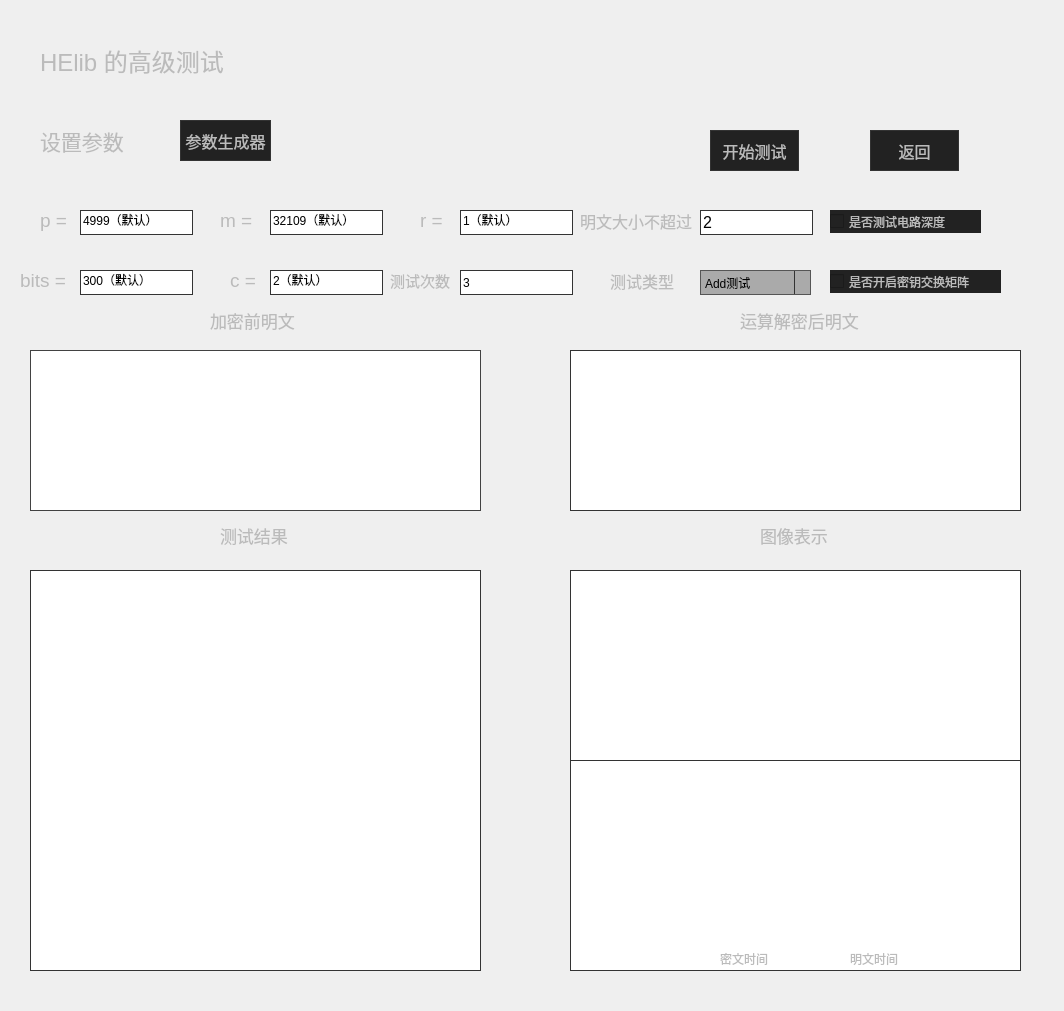
<?xml version="1.0" encoding="UTF-8"?>
<ui version="4.0">
 <class>AdvancedTestHElib</class>
 <widget class="QWidget" name="AdvancedTestHElib">
  <property name="geometry">
   <rect>
    <x>0</x>
    <y>0</y>
    <width>1064</width>
    <height>1011</height>
   </rect>
  </property>
  <property name="windowTitle">
   <string>HElib 的高级测试</string>
  </property>
  <property name="styleSheet">
   <string notr="true">QStackedWidget,  QLabel,QPushButton, QRadioButton, QCheckBox, 
QGroupBox, QStatusBar, QToolButton, QComboBox, QDialog {
    background-color: #222222;
    color: #BBBBBB;
    font-family: &quot;Segoe UI&quot;;
}
QLabel {
    border: none;
    padding: 0;
    background: none;
}

QPushButton {
    border: 1px solid #333333;
    padding: 4px;
    min-width: 65px;
    min-height: 12px;
}

QPushButton:hover {
    background-color: #333333;
    border-color: #444444;
}

QPushButton:pressed {
    background-color: #111111;
    border-color: #333333;
    color: yellow;
}

QPushButton:disabled {
    color: #333333;
}

QComboBox {
    background-color: #AAA;
    border: 1px solid #555;
    color: black;
}

QComboBox::drop-down {
    subcontrol-origin: padding;
    subcontrol-position: top right;
    border-left: 1px solid #333333;
}
QAbstractScrollArea, QLineEdit, QTextEdit, QAbstractSpinBox, QComboBox {
    border-color: #333333;
    border: 1px solid #333333;

}</string>
  </property>
  <widget class="QLabel" name="label">
   <property name="geometry">
    <rect>
     <x>40</x>
     <y>20</y>
     <width>241</width>
     <height>81</height>
    </rect>
   </property>
   <property name="font">
    <font>
     <family>Segoe UI</family>
     <pointsize>18</pointsize>
    </font>
   </property>
   <property name="mouseTracking">
    <bool>false</bool>
   </property>
   <property name="styleSheet">
    <string notr="true">QLabel {
    border: none;
    padding: 0;
    background: none;
}</string>
   </property>
   <property name="text">
    <string>HElib 的高级测试</string>
   </property>
  </widget>
  <widget class="QLabel" name="label_2">
   <property name="geometry">
    <rect>
     <x>40</x>
     <y>120</y>
     <width>91</width>
     <height>41</height>
    </rect>
   </property>
   <property name="font">
    <font>
     <family>Segoe UI</family>
     <pointsize>16</pointsize>
    </font>
   </property>
   <property name="styleSheet">
    <string notr="true">QLabel {
    border: none;
    padding: 0;
    background: none;
}</string>
   </property>
   <property name="text">
    <string>设置参数</string>
   </property>
  </widget>
  <widget class="QPushButton" name="pushButton">
   <property name="geometry">
    <rect>
     <x>180</x>
     <y>120</y>
     <width>91</width>
     <height>41</height>
    </rect>
   </property>
   <property name="font">
    <font>
     <family>Segoe UI</family>
     <pointsize>12</pointsize>
    </font>
   </property>
   <property name="text">
    <string>参数生成器</string>
   </property>
  </widget>
  <widget class="QLabel" name="label_4">
   <property name="geometry">
    <rect>
     <x>40</x>
     <y>200</y>
     <width>41</width>
     <height>41</height>
    </rect>
   </property>
   <property name="font">
    <font>
     <family>Segoe UI</family>
     <pointsize>14</pointsize>
    </font>
   </property>
   <property name="styleSheet">
    <string notr="true">QLabel {
    border: none;
    padding: 0;
    background: none;
}</string>
   </property>
   <property name="text">
    <string>p =</string>
   </property>
  </widget>
  <widget class="QLineEdit" name="pri">
   <property name="geometry">
    <rect>
     <x>80</x>
     <y>210</y>
     <width>113</width>
     <height>25</height>
    </rect>
   </property>
   <property name="text">
    <string>4999（默认）</string>
   </property>
  </widget>
  <widget class="QLineEdit" name="SetM">
   <property name="geometry">
    <rect>
     <x>270</x>
     <y>210</y>
     <width>113</width>
     <height>25</height>
    </rect>
   </property>
   <property name="text">
    <string>32109（默认）</string>
   </property>
  </widget>
  <widget class="QLabel" name="label_5">
   <property name="geometry">
    <rect>
     <x>220</x>
     <y>200</y>
     <width>41</width>
     <height>41</height>
    </rect>
   </property>
   <property name="font">
    <font>
     <family>Segoe UI</family>
     <pointsize>14</pointsize>
    </font>
   </property>
   <property name="styleSheet">
    <string notr="true">QLabel {
    border: none;
    padding: 0;
    background: none;
}</string>
   </property>
   <property name="text">
    <string>m =</string>
   </property>
  </widget>
  <widget class="QLineEdit" name="SetR">
   <property name="geometry">
    <rect>
     <x>460</x>
     <y>210</y>
     <width>113</width>
     <height>25</height>
    </rect>
   </property>
   <property name="text">
    <string>1（默认）</string>
   </property>
  </widget>
  <widget class="QLabel" name="label_6">
   <property name="geometry">
    <rect>
     <x>420</x>
     <y>200</y>
     <width>41</width>
     <height>41</height>
    </rect>
   </property>
   <property name="font">
    <font>
     <family>Segoe UI</family>
     <pointsize>14</pointsize>
    </font>
   </property>
   <property name="styleSheet">
    <string notr="true">QLabel {
    border: none;
    padding: 0;
    background: none;
}</string>
   </property>
   <property name="text">
    <string>r =</string>
   </property>
  </widget>
  <widget class="QLineEdit" name="SetBits">
   <property name="geometry">
    <rect>
     <x>80</x>
     <y>270</y>
     <width>113</width>
     <height>25</height>
    </rect>
   </property>
   <property name="text">
    <string>300（默认）</string>
   </property>
  </widget>
  <widget class="QLabel" name="label_7">
   <property name="geometry">
    <rect>
     <x>20</x>
     <y>260</y>
     <width>51</width>
     <height>41</height>
    </rect>
   </property>
   <property name="font">
    <font>
     <family>Segoe UI</family>
     <pointsize>14</pointsize>
    </font>
   </property>
   <property name="styleSheet">
    <string notr="true">QLabel {
    border: none;
    padding: 0;
    background: none;
}</string>
   </property>
   <property name="text">
    <string>bits =</string>
   </property>
  </widget>
  <widget class="QLineEdit" name="SetC">
   <property name="geometry">
    <rect>
     <x>270</x>
     <y>270</y>
     <width>113</width>
     <height>25</height>
    </rect>
   </property>
   <property name="text">
    <string>2（默认）</string>
   </property>
  </widget>
  <widget class="QLabel" name="label_8">
   <property name="geometry">
    <rect>
     <x>230</x>
     <y>260</y>
     <width>41</width>
     <height>41</height>
    </rect>
   </property>
   <property name="font">
    <font>
     <family>Segoe UI</family>
     <pointsize>14</pointsize>
    </font>
   </property>
   <property name="styleSheet">
    <string notr="true">QLabel {
    border: none;
    padding: 0;
    background: none;
}</string>
   </property>
   <property name="text">
    <string>c =</string>
   </property>
  </widget>
  <widget class="QLineEdit" name="test_number">
   <property name="geometry">
    <rect>
     <x>460</x>
     <y>270</y>
     <width>113</width>
     <height>25</height>
    </rect>
   </property>
   <property name="text">
    <string>3</string>
   </property>
  </widget>
  <widget class="QLabel" name="label_9">
   <property name="geometry">
    <rect>
     <x>390</x>
     <y>260</y>
     <width>61</width>
     <height>41</height>
    </rect>
   </property>
   <property name="font">
    <font>
     <family>Segoe UI</family>
     <pointsize>11</pointsize>
    </font>
   </property>
   <property name="styleSheet">
    <string notr="true">QLabel {
    border: none;
    padding: 0;
    background: none;
}</string>
   </property>
   <property name="text">
    <string>测试次数</string>
   </property>
  </widget>
  <widget class="QLineEdit" name="plain_size">
   <property name="geometry">
    <rect>
     <x>700</x>
     <y>210</y>
     <width>113</width>
     <height>25</height>
    </rect>
   </property>
   <property name="font">
    <font>
     <pointsize>12</pointsize>
    </font>
   </property>
   <property name="styleSheet">
    <string notr="true">QAbstractScrollArea, QLineEdit, QTextEdit, QAbstractSpinBox, QComboBox {
    border-color: #333333;
    border: 1px solid #333333;

}</string>
   </property>
   <property name="text">
    <string>2</string>
   </property>
  </widget>
  <widget class="QLabel" name="label_10">
   <property name="geometry">
    <rect>
     <x>580</x>
     <y>200</y>
     <width>121</width>
     <height>41</height>
    </rect>
   </property>
   <property name="font">
    <font>
     <family>Segoe UI</family>
     <pointsize>12</pointsize>
    </font>
   </property>
   <property name="styleSheet">
    <string notr="true">QLabel {
    border: none;
    padding: 0;
    background: none;
}</string>
   </property>
   <property name="text">
    <string>明文大小不超过</string>
   </property>
  </widget>
  <widget class="QLabel" name="label_11">
   <property name="geometry">
    <rect>
     <x>610</x>
     <y>260</y>
     <width>71</width>
     <height>41</height>
    </rect>
   </property>
   <property name="font">
    <font>
     <family>Segoe UI</family>
     <pointsize>12</pointsize>
    </font>
   </property>
   <property name="styleSheet">
    <string notr="true">QLabel {
    border: none;
    padding: 0;
    background: none;
}</string>
   </property>
   <property name="text">
    <string>测试类型</string>
   </property>
  </widget>
  <widget class="QComboBox" name="TestType">
   <property name="geometry">
    <rect>
     <x>700</x>
     <y>270</y>
     <width>111</width>
     <height>25</height>
    </rect>
   </property>
   <property name="styleSheet">
    <string notr="true">QComboBox {
    background-color: #AAA;
    border: 1px solid #555;
    color: black;
}

QComboBox::drop-down {
    subcontrol-origin: padding;
    subcontrol-position: top right;
    border-left: 1px solid #333333;
}</string>
   </property>
   <item>
    <property name="text">
     <string>Add测试</string>
    </property>
   </item>
   <item>
    <property name="text">
     <string>Add Plain测试</string>
    </property>
   </item>
   <item>
    <property name="text">
     <string>Mult测试</string>
    </property>
   </item>
   <item>
    <property name="text">
     <string>Mult Plain测试</string>
    </property>
   </item>
   <item>
    <property name="text">
     <string>Square测试</string>
    </property>
   </item>
   <item>
    <property name="text">
     <string>Negation测试</string>
    </property>
   </item>
   <item>
    <property name="text">
     <string>Sub测试</string>
    </property>
   </item>
   <item>
    <property name="text">
     <string>Xor测试</string>
    </property>
   </item>
   <item>
    <property name="text">
     <string>nXor测试</string>
    </property>
   </item>
   <item>
    <property name="text">
     <string>Rotate Random测试</string>
    </property>
   </item>
   <item>
    <property name="text">
     <string>Encryption测试</string>
    </property>
   </item>
   <item>
    <property name="text">
     <string>Decryption测试</string>
    </property>
   </item>
  </widget>
  <widget class="QtCharts::QChartView" name="graphicsView_2">
   <property name="geometry">
    <rect>
     <x>570</x>
     <y>760</y>
     <width>451</width>
     <height>211</height>
    </rect>
   </property>
   <property name="styleSheet">
    <string notr="true">QAbstractScrollArea, QLineEdit, QTextEdit, QAbstractSpinBox, QComboBox {
    border-color: #333333;
    border: 1px solid #333333;

}</string>
   </property>
  </widget>
  <widget class="QLabel" name="label_12">
   <property name="geometry">
    <rect>
     <x>740</x>
     <y>300</y>
     <width>121</width>
     <height>41</height>
    </rect>
   </property>
   <property name="font">
    <font>
     <family>Segoe UI</family>
     <pointsize>13</pointsize>
    </font>
   </property>
   <property name="styleSheet">
    <string notr="true">QLabel {
    border: none;
    padding: 0;
    background: none;
}</string>
   </property>
   <property name="text">
    <string>运算解密后明文</string>
   </property>
  </widget>
  <widget class="QLabel" name="label_13">
   <property name="geometry">
    <rect>
     <x>220</x>
     <y>520</y>
     <width>71</width>
     <height>31</height>
    </rect>
   </property>
   <property name="font">
    <font>
     <family>Segoe UI</family>
     <pointsize>13</pointsize>
    </font>
   </property>
   <property name="styleSheet">
    <string notr="true">QLabel {
    border: none;
    padding: 0;
    background: none;
}</string>
   </property>
   <property name="text">
    <string>测试结果</string>
   </property>
  </widget>
  <widget class="QLabel" name="label_14">
   <property name="geometry">
    <rect>
     <x>760</x>
     <y>520</y>
     <width>71</width>
     <height>31</height>
    </rect>
   </property>
   <property name="font">
    <font>
     <family>Segoe UI</family>
     <pointsize>13</pointsize>
    </font>
   </property>
   <property name="styleSheet">
    <string notr="true">QLabel {
    border: none;
    padding: 0;
    background: none;
}</string>
   </property>
   <property name="text">
    <string>图像表示</string>
   </property>
  </widget>
  <widget class="QLabel" name="label_15">
   <property name="geometry">
    <rect>
     <x>210</x>
     <y>300</y>
     <width>91</width>
     <height>41</height>
    </rect>
   </property>
   <property name="font">
    <font>
     <family>Segoe UI</family>
     <pointsize>13</pointsize>
    </font>
   </property>
   <property name="styleSheet">
    <string notr="true">QLabel {
    border: none;
    padding: 0;
    background: none;
}</string>
   </property>
   <property name="text">
    <string>加密前明文</string>
   </property>
  </widget>
  <widget class="QTextEdit" name="plain">
   <property name="geometry">
    <rect>
     <x>30</x>
     <y>350</y>
     <width>451</width>
     <height>161</height>
    </rect>
   </property>
   <property name="styleSheet">
    <string notr="true">QAbstractScrollArea, QLineEdit, QTextEdit, QAbstractSpinBox, QComboBox {
    border-color: #424242;
    border: 1px solid #424242;

}</string>
   </property>
  </widget>
  <widget class="QtCharts::QChartView" name="graphicsView">
   <property name="geometry">
    <rect>
     <x>570</x>
     <y>570</y>
     <width>451</width>
     <height>191</height>
    </rect>
   </property>
   <property name="styleSheet">
    <string notr="true">QAbstractScrollArea, QLineEdit, QTextEdit, QAbstractSpinBox, QComboBox {
    border-color: #333333;
    border: 1px solid #333333;

}</string>
   </property>
  </widget>
  <widget class="QTextEdit" name="result">
   <property name="geometry">
    <rect>
     <x>30</x>
     <y>570</y>
     <width>451</width>
     <height>401</height>
    </rect>
   </property>
   <property name="styleSheet">
    <string notr="true">QAbstractScrollArea, QLineEdit, QTextEdit, QAbstractSpinBox, QComboBox {
    border-color: #333333;
    border: 1px solid #333333;

}</string>
   </property>
  </widget>
  <widget class="QTextEdit" name="plain_end">
   <property name="geometry">
    <rect>
     <x>570</x>
     <y>350</y>
     <width>451</width>
     <height>161</height>
    </rect>
   </property>
   <property name="styleSheet">
    <string notr="true">QAbstractScrollArea, QLineEdit, QTextEdit, QAbstractSpinBox, QComboBox {
    border-color: #333333;
    border: 1px solid #333333;

}</string>
   </property>
  </widget>
  <widget class="QLabel" name="label_16">
   <property name="geometry">
    <rect>
     <x>720</x>
     <y>950</y>
     <width>61</width>
     <height>17</height>
    </rect>
   </property>
   <property name="styleSheet">
    <string notr="true">QLabel {
    border: none;
    padding: 0;
    background: none;
}</string>
   </property>
   <property name="text">
    <string>密文时间</string>
   </property>
  </widget>
  <widget class="QLabel" name="label_17">
   <property name="geometry">
    <rect>
     <x>820</x>
     <y>950</y>
     <width>16</width>
     <height>17</height>
    </rect>
   </property>
   <property name="styleSheet">
    <string notr="true">border-image: url(:/choose/image/绿色.png);</string>
   </property>
   <property name="text">
    <string/>
   </property>
  </widget>
  <widget class="QLabel" name="label_18">
   <property name="geometry">
    <rect>
     <x>850</x>
     <y>950</y>
     <width>61</width>
     <height>17</height>
    </rect>
   </property>
   <property name="styleSheet">
    <string notr="true">QLabel {
    border: none;
    padding: 0;
    background: none;
}</string>
   </property>
   <property name="text">
    <string>明文时间</string>
   </property>
  </widget>
  <widget class="QLabel" name="label_19">
   <property name="geometry">
    <rect>
     <x>690</x>
     <y>950</y>
     <width>16</width>
     <height>17</height>
    </rect>
   </property>
   <property name="styleSheet">
    <string notr="true">border-image: url(:/choose/image/蓝色.png);</string>
   </property>
   <property name="text">
    <string/>
   </property>
  </widget>
  <widget class="QPushButton" name="start">
   <property name="geometry">
    <rect>
     <x>710</x>
     <y>130</y>
     <width>89</width>
     <height>41</height>
    </rect>
   </property>
   <property name="font">
    <font>
     <family>Segoe UI</family>
     <pointsize>12</pointsize>
    </font>
   </property>
   <property name="styleSheet">
    <string notr="true">QPushButton {
    border: 1px solid #333333;
    padding: 4px;
    min-width: 65px;
    min-height: 12px;
}

QPushButton:hover {
    background-color: #333333;
    border-color: #444444;
}

QPushButton:pressed {
    background-color: #111111;
    border-color: #333333;
    color: yellow;
}

QPushButton:disabled {
    color: #333333;
}</string>
   </property>
   <property name="text">
    <string>开始测试</string>
   </property>
  </widget>
  <widget class="QPushButton" name="return_2">
   <property name="geometry">
    <rect>
     <x>870</x>
     <y>130</y>
     <width>89</width>
     <height>41</height>
    </rect>
   </property>
   <property name="font">
    <font>
     <family>Segoe UI</family>
     <pointsize>12</pointsize>
    </font>
   </property>
   <property name="styleSheet">
    <string notr="true">QPushButton {
    border: 1px solid #333333;
    padding: 4px;
    min-width: 65px;
    min-height: 12px;
}

QPushButton:hover {
    background-color: #333333;
    border-color: #444444;
}

QPushButton:pressed {
    background-color: #111111;
    border-color: #333333;
    color: yellow;
}

QPushButton:disabled {
    color: #333333;
}</string>
   </property>
   <property name="text">
    <string>返回</string>
   </property>
  </widget>
  <widget class="QCheckBox" name="checkBox">
   <property name="geometry">
    <rect>
     <x>830</x>
     <y>210</y>
     <width>151</width>
     <height>23</height>
    </rect>
   </property>
   <property name="text">
    <string>是否测试电路深度</string>
   </property>
  </widget>
  <widget class="QCheckBox" name="checkBox_2">
   <property name="geometry">
    <rect>
     <x>830</x>
     <y>270</y>
     <width>171</width>
     <height>23</height>
    </rect>
   </property>
   <property name="text">
    <string>是否开启密钥交换矩阵</string>
   </property>
  </widget>
 </widget>
 <customwidgets>
  <customwidget>
   <class>QtCharts::QChartView</class>
   <extends>QGraphicsView</extends>
   <header location="global">qchartview.h</header>
  </customwidget>
 </customwidgets>
 <resources/>
 <connections/>
</ui>
